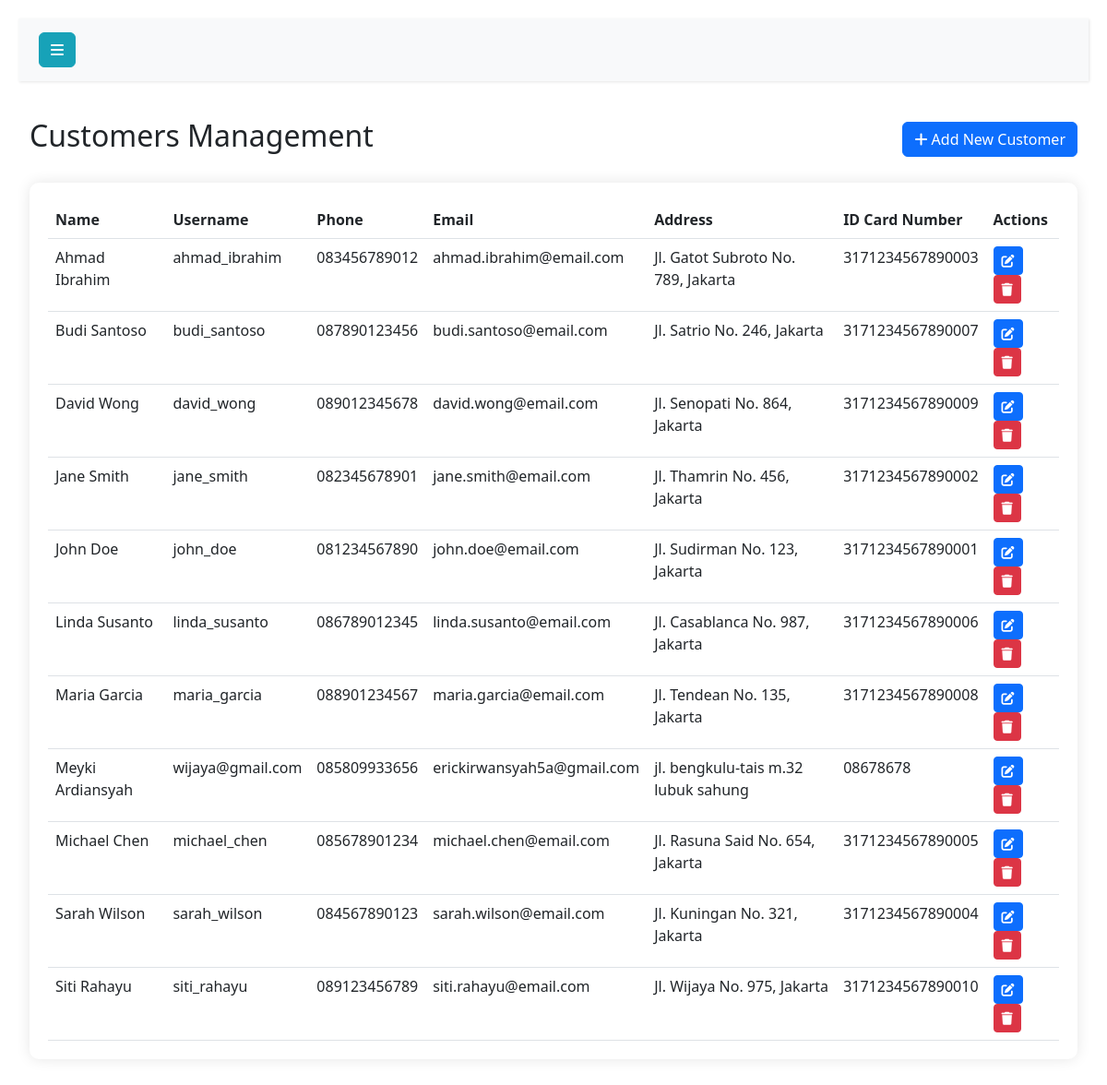
Screenshot of /admin/customers.php (signed in) with the database file from the repository.
### tables this page shows
CREATE TABLE `customers` (
  `id` int(11) NOT NULL,
  `user_id` int(11) DEFAULT NULL,
  `name` varchar(100) NOT NULL,
  `phone` varchar(15) NOT NULL,
  `email` varchar(100) DEFAULT NULL,
  `address` text NOT NULL,
  `id_card_number` varchar(50) NOT NULL,
  `created_at` timestamp NOT NULL DEFAULT current_timestamp()
);

CREATE TABLE `users` (
  `id` int(11) NOT NULL,
  `username` varchar(50) NOT NULL,
  `password` varchar(255) NOT NULL,
  `role` enum('admin','customer') NOT NULL DEFAULT 'customer',
  `created_at` timestamp NOT NULL DEFAULT current_timestamp()
);

### admin/customers.php (the view, shortened to what this page needs)
<?php
$query = "SELECT c.*, u.username
          FROM customers c
          LEFT JOIN users u ON c.user_id = u.id
          ORDER BY c.name";
$result = mysqli_query($conn, $query);
?>
<!DOCTYPE html>
<html lang="en">
<head>
    <link href="https://cdn.jsdelivr.net/npm/bootstrap@5.3.0/dist/css/bootstrap.min.css" rel="stylesheet">
    <link href="https://cdnjs.cloudflare.com/ajax/libs/font-awesome/6.0.0/css/all.min.css" rel="stylesheet">
    <link href="../assets/css/style.css" rel="stylesheet">
</head>
<body>
    <div class="wrapper">
        <div id="content">
            <nav class="navbar navbar-expand-lg navbar-light bg-light">
                <div class="container-fluid">
                    <button type="button" id="sidebarCollapse" class="btn btn-info">
                        <i class="fas fa-bars"></i>
                    </button>
                </div>
            </nav>
            <div class="container-fluid">
                <div class="d-flex justify-content-between align-items-center mb-4">
                    <h2>Customers Management</h2>
                    <button type="button" class="btn btn-primary" data-bs-toggle="modal" data-bs-target="#addCustomerModal">
                        <i class="fas fa-plus"></i> Add New Customer
                    </button>
                </div>
                <div class="card">
                    <div class="card-body">
                        <div class="table-responsive">
                            <table class="table table-hover">
                                <thead>
                                    <tr>
                                        <th>Name</th>
                                        <th>Username</th>
                                        <th>Phone</th>
                                        <th>Email</th>
                                        <th>Address</th>
                                        <th>ID Card Number</th>
                                        <th>Actions</th>
                                    </tr>
                                </thead>
                                <tbody>
                                    <?php
                                    while ($customer = mysqli_fetch_assoc($result)):
                                    ?>
                                    <tr>
                                        <td><?php echo htmlspecialchars($customer['name']); ?></td>
                                        <td><?php echo htmlspecialchars($customer['username']); ?></td>
                                        <td><?php echo htmlspecialchars($customer['phone']); ?></td>
                                        <td><?php echo htmlspecialchars($customer['email']); ?></td>
                                        <td><?php echo htmlspecialchars($customer['address']); ?></td>
                                        <td><?php echo htmlspecialchars($customer['id_card_number']); ?></td>
                                        <td>
                                            <button type="button" class="btn btn-sm btn-primary" data-bs-toggle="modal"
                                                    data-bs-target="#editCustomerModal<?php echo $customer['id']; ?>">
                                                <i class="fas fa-edit"></i>
                                            </button>
                                            <button type="button" class="btn btn-sm btn-danger" data-bs-toggle="modal"
                                                    data-bs-target="#deleteCustomerModal<?php echo $customer['id']; ?>">
                                                <i class="fas fa-trash"></i>
                                            </button>
                                        </td>
                                    </tr>
                                    <?php endwhile; ?>
                                </tbody>
                            </table>
                        </div>
                    </div>
                </div>
            </div>
        </div>
    </div>
</body>
</html>

### assets/css/style.css (style rules this page uses)
.wrapper { display: flex; width: 100%; }
#content { width: 100%; padding: 20px; min-height: 100vh; transition: all 0.3s; }
.navbar { padding: 15px 10px; background: #fff; border: none; border-radius: 0; margin-bottom: 40px; box-shadow: 1px 1px 3px rgba(0, 0, 0, 0.1); }
.card { border: none; border-radius: 10px; box-shadow: 0 0 15px rgba(0, 0, 0, 0.1); margin-bottom: 20px; }
.card-body { padding: 20px; }
.table { margin-bottom: 0; }
.table th { border-top: none; font-weight: 600; }
.btn-info { color: #fff; background-color: #17a2b8; border-color: #17a2b8; }

### rows the page displays
customers: name "Ahmad Ibrahim", user.username "ahmad_ibrahim", phone "083456789012", email "ahmad.ibrahim@email.com", address "Jl. Gatot Subroto No. 789, Jakarta", id_card_number "3171234567890003"
customers: name "Budi Santoso", user.username "budi_santoso", phone "087890123456", email "budi.santoso@email.com", address "Jl. Satrio No. 246, Jakarta", id_card_number "3171234567890007"
customers: name "David Wong", user.username "david_wong", phone "089012345678", email "david.wong@email.com", address "Jl. Senopati No. 864, Jakarta", id_card_number "3171234567890009"
customers: name "Jane Smith", user.username "jane_smith", phone "082345678901", email "jane.smith@email.com", address "Jl. Thamrin No. 456, Jakarta", id_card_number "3171234567890002"
customers: name "John Doe", user.username "john_doe", phone "081234567890", email "john.doe@email.com", address "Jl. Sudirman No. 123, Jakarta", id_card_number "3171234567890001"
customers: name "Linda Susanto", user.username "linda_susanto", phone "086789012345", email "linda.susanto@email.com", address "Jl. Casablanca No. 987, Jakarta", id_card_number "3171234567890006"
customers: name "Maria Garcia", user.username "maria_garcia", phone "088901234567", email "maria.garcia@email.com", address "Jl. Tendean No. 135, Jakarta", id_card_number "3171234567890008"
customers: name "Meyki Ardiansyah", user.username "wijaya@gmail.com", phone "085809933656", email "erickirwansyah5a@gmail.com", address "jl. bengkulu-tais m.32 lubuk sahung", id_card_number "08678678"
customers: name "Michael Chen", user.username "michael_chen", phone "085678901234", email "michael.chen@email.com", address "Jl. Rasuna Said No. 654, Jakarta", id_card_number "3171234567890005"
customers: name "Sarah Wilson", user.username "sarah_wilson", phone "084567890123", email "sarah.wilson@email.com", address "Jl. Kuningan No. 321, Jakarta", id_card_number "3171234567890004"
customers: name "Siti Rahayu", user.username "siti_rahayu", phone "089123456789", email "siti.rahayu@email.com", address "Jl. Wijaya No. 975, Jakarta", id_card_number "3171234567890010"
